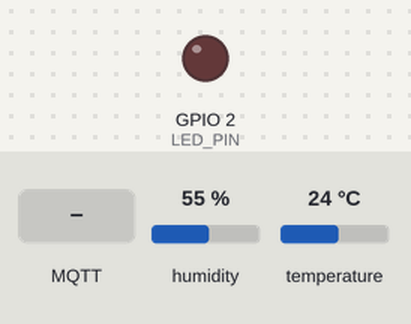
Recording of a sketch running on a simulated ESP32. On the bench: output pins drawn as LEDs (lit = HIGH). The test bench sets the inputs (shaded band); at power-on: humidity 55 %, temperature 24 °C. WiFi joins after 1.5 s; servers stay silent unless stated; the local clock reads 2024-03-15 10:24:30 at power-on unless the sketch sets it; random numbers use the default seed unless the sketch sets one; no MQTT or app messages arrive unless stated; what the sketch prints to the serial monitor is not drawn.

Above: at 3.7 s.
3.8 s: MQTT message "ON" arrives on the first subscribed topic
At 4.2 s:
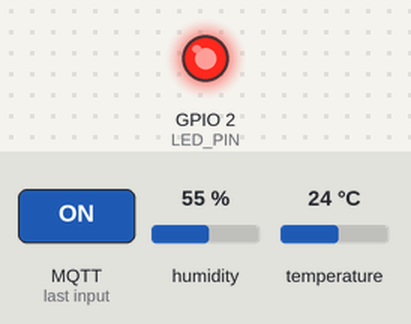
5.3 s: MQTT message "OFF" arrives on the first subscribed topic
At 6.6 s:
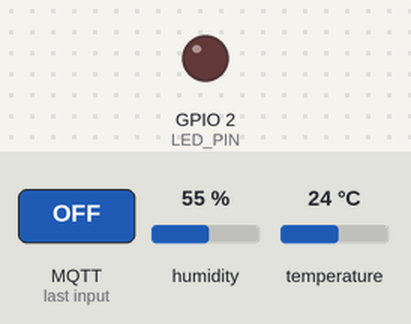
Timing chart, 0 to 8.3 s (numbered marks = the images above; inputs shaded):
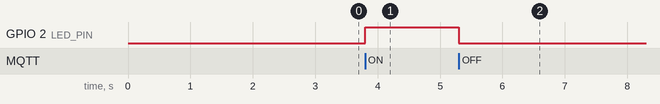

The sketch:

sketch.ino
```cpp
#include <WiFi.h>
#include <PubSubClient.h>
#include <DHT.h>
#include <Wire.h>
#include <RTClib.h>
#include <ArduinoJson.h>

// WiFi Configuration (untuk Wokwi gunakan Wokwi-GUEST)
const char* ssid = "Wokwi-GUEST";
const char* password = "";

// MQTT Configuration
const char* mqtt_server = "broker.hivemq.com";
const int mqtt_port = 1883;
const char* mqtt_data_topic = "nzmk2/pemiot/data";
const char* mqtt_cmd_topic = "nzmk2/pemiot/cmd/state/led";

// Pin Configuration
#define DHTPIN 15
#define DHTTYPE DHT22
#define LDR_PIN 34
#define LED_PIN 2

// Objects
DHT dht(DHTPIN, DHTTYPE);
RTC_DS1307 rtc;
WiFiClient espClient;
PubSubClient mqttClient(espClient);

// Variables
float temperature = 0;
float humidity = 0;
int lightLevel = 0;
unsigned long lastPublish = 0;
const unsigned long publishInterval = 10000; // Publish setiap 10 detik

void setup() {
  Serial.begin(115200);
  delay(1000);

  Serial.println("\n=================================");
  Serial.println("=== ESP32 IoT Sensor Node ===");
  Serial.println("Author: Nzmk2");
  Serial.println("Date: 2025-11-10 19:52:26 UTC");
  Serial.println("Server: Laragon + HeidiSQL");
  Serial.println("=================================\n");

  pinMode(LED_PIN, OUTPUT);
  digitalWrite(LED_PIN, LOW);

  dht.begin();
  Serial.println("✅ DHT22 initialized");

  if (!rtc.begin()) {
    Serial.println("❌ RTC not found!");
  } else {
    Serial.println("✅ RTC initialized");
    if (!rtc.isrunning()) {
      Serial.println("⚠️  RTC is NOT running, setting time...");
      rtc.adjust(DateTime(2025, 11, 10, 19, 52, 26));
    }
  }

  setupWiFi();
  mqttClient.setServer(mqtt_server, mqtt_port);
  mqttClient.setCallback(mqttCallback);
}

void setupWiFi() {
  Serial.print("🔄 Connecting to WiFi");
  WiFi.begin(ssid, password);

  int attempts = 0;
  while (WiFi.status() != WL_CONNECTED && attempts < 20) {
    delay(500);
    Serial.print(".");
    attempts++;
  }

  if (WiFi.status() == WL_CONNECTED) {
    Serial.println("\n✅ WiFi connected");
    Serial.print("   IP Address: ");
    Serial.println(WiFi.localIP());
  } else {
    Serial.println("\n❌ WiFi connection failed");
  }
}

void mqttCallback(char* topic, byte* payload, unsigned int length) {
  Serial.print("\n📩 Message arrived [");
  Serial.print(topic);
  Serial.print("]: ");

  String message = "";
  for (unsigned int i = 0; i < length; i++) {
    message += (char)payload[i];
  }
  Serial.println(message);

  if (message == "ON") {
    digitalWrite(LED_PIN, HIGH);
    Serial.println("💡 LED ON");
  } else if (message == "OFF") {
    digitalWrite(LED_PIN, LOW);
    Serial.println("💡 LED OFF");
  }
}

void reconnectMQTT() {
  while (!mqttClient.connected()) {
    Serial.print("🔄 Attempting MQTT connection...");

    String clientId = "ESP32_Nzmk2_";
    clientId += String(random(0xffff), HEX);

    if (mqttClient.connect(clientId.c_str())) {
      Serial.println(" ✅ MQTT connected");
      mqttClient.subscribe(mqtt_cmd_topic);
      Serial.print("📡 Subscribed to: ");
      Serial.println(mqtt_cmd_topic);
    } else {
      Serial.print(" ❌ Failed, rc=");
      Serial.print(mqttClient.state());
      Serial.println(" - retrying in 5 seconds...");
      delay(5000);
    }
  }
}

void readSensors() {
  temperature = dht.readTemperature();
  humidity = dht.readHumidity();

  int rawLDR = analogRead(LDR_PIN);
  lightLevel = map(rawLDR, 0, 4095, 0, 100);

  if (isnan(temperature) || isnan(humidity)) {
    Serial.println("❌ Failed to read from DHT sensor!");
    temperature = 0;
    humidity = 0;
  }
}

void publishSensorData() {
  readSensors();

  DateTime now = rtc.now();

  StaticJsonDocument<256> doc;
  doc["temperature"] = temperature;
  doc["humidity"] = humidity;
  doc["lightlevel"] = lightLevel;

  char datetime[25];
  sprintf(datetime, "%04d-%02d-%02dT%02d:%02d:%02dZ",
          now.year(), now.month(), now.day(),
          now.hour(), now.minute(), now.second());
  doc["datetime"] = datetime;

  char buffer[256];
  serializeJson(doc, buffer);

  if (mqttClient.publish(mqtt_data_topic, buffer, true)) {
    Serial.println("\n📤 Data published:");
    Serial.println(buffer);
    Serial.println("   ➜ Sent to Laragon Backend via MQTT\n");
  } else {
    Serial.println("❌ Failed to publish data");
  }
}

void loop() {
  if (WiFi.status() != WL_CONNECTED) {
    setupWiFi();
  }

  if (!mqttClient.connected()) {
    reconnectMQTT();
  }
  mqttClient.loop();

  unsigned long now = millis();
  if (now - lastPublish >= publishInterval) {
    lastPublish = now;
    publishSensorData();
  }
}
```

Measured:
- after the input at 3.8 s, GPIO 2 (LED_PIN): LOW → HIGH at once
- after the input at 5.3 s, GPIO 2 (LED_PIN): HIGH → LOW at once
